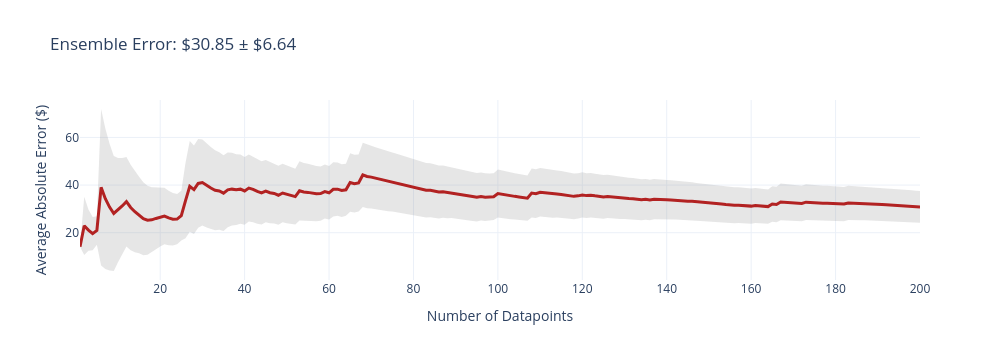
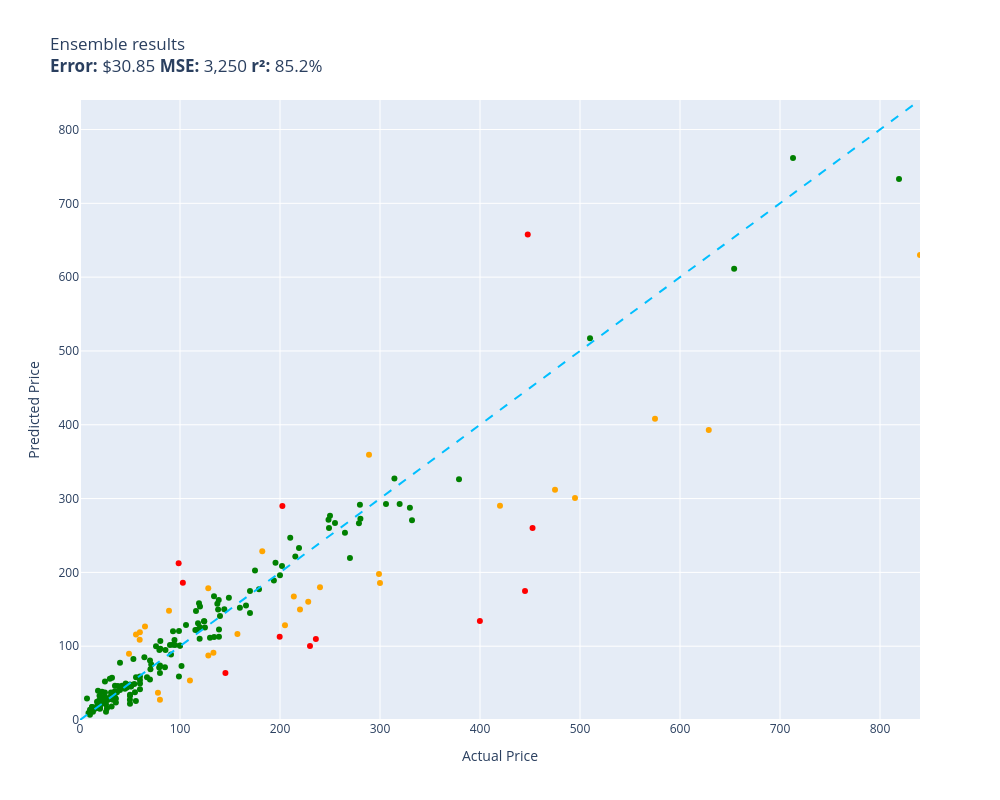

Write notebook code for charts like these, in order.
### Code cell
evaluate(ensemble, test)

### Figure 1 — Plotly figure (JSON) as saved in the notebook; plotly's stock layout.template omitted (floating-point values rounded to 4 significant figures; data arrays with more than 128 entries replaced by an {"elided": "..."} marker saying what was removed)
{"data": [{"fill": "toself", "fillcolor": "rgba(128,128,128,0.2)", "hoverinfo": "skip", "line": {"color": "rgba(255,255,255,0)"}, "name": "95% CI", "showlegend": false, "type": "scatter", "x": {"elided": "400 int values"}, "y": {"elided": "400 float values"}}, {"customdata": {"elided": "200x1 float values"}, "hovertemplate": "n=%{x}<br>Avg Error=$%{y:,.2f}<br>±95% CI=$%{customdata[0]:,.2f}<extra></extra>", "line": {"color": "firebrick", "width": 3}, "mode": "lines", "name": "Cumulative Avg Error", "type": "scatter", "x": {"elided": "200 int values"}, "y": {"elided": "200 float values"}}], "layout": {"height": 360, "showlegend": false, "title": {"text": "Ensemble Error: $30.85 ± $6.64"}, "width": 1000, "xaxis": {"title": {"text": "Number of Datapoints"}}, "yaxis": {"title": {"text": "Average Absolute Error ($)"}}}}

### Figure 2 — Plotly figure (JSON) as saved in the notebook; plotly's stock layout.template omitted (floating-point values rounded to 4 significant figures; data arrays with more than 128 entries replaced by an {"elided": "..."} marker saying what was removed)
{"data": [{"customdata": {"elided": "161x1 str values"}, "hovertemplate": "%{customdata[0]}<extra></extra>", "legendgroup": "green", "marker": {"color": "green", "size": 6, "symbol": "circle"}, "mode": "markers", "name": "green", "orientation": "v", "showlegend": true, "type": "scatter", "x": {"elided": "161 float values"}, "xaxis": "x", "y": {"elided": "161 float values"}, "yaxis": "y"}, {"customdata": [["RBC12-UPC Replacement Battery Cartridge ...\nGuess=$100.19 Actual=$229.99"], ["DEWALT 20V MAX* XR Impact Driver with Bl...\nGuess=$260.20 Actual=$452.53"], ["Aolemi Oil Rubbed Bronze Single Function...\nGuess=$212.35 Actual=$98.65"], ["JRready ST6313 DT Deutsch Connector Kit,...\nGuess=$112.88 Actual=$199.68"], ["Wenger City Upgrade Laptop Backpack with...\nGuess=$63.57 Actual=$145.42"], ["Evan-Fischer Front Bumper Cover Compatib...\nGuess=$289.98 Actual=$202.38"], ["Sumerain S1339CM Double Handle Widesprea...\nGuess=$109.60 Actual=$235.86"], ["Lighted Triangle Mirror Cabinet Bathroom...\nGuess=$174.90 Actual=$445.00"], ["Canon Sure Shot 90u 35mm Date Camera\nGuess=$133.96 Actual=$399.89"], ["GENUINE VOLVO THERMOSTAT (3.0, 3.2) S60 ...\nGuess=$186.04 Actual=$102.85"], ["Steering Wheel, Carbon Fiber Automotive ...\nGuess=$657.85 Actual=$447.74"]], "hovertemplate": "%{customdata[0]}<extra></extra>", "legendgroup": "red", "marker": {"color": "red", "size": 6, "symbol": "circle"}, "mode": "markers", "name": "red", "orientation": "v", "showlegend": true, "type": "scatter", "x": [230.0, 452.5, 98.65, 199.7, 145.4, 202.4, 235.9, 445.0, 399.9, 102.8, 447.7], "xaxis": "x", "y": [100.2, 260.2, 212.4, 112.9, 63.57, 290.0, 109.6, 174.9, 134.0, 186.0, 657.8], "yaxis": "y"}, {"customdata": [["Mini PC, Kinupute Desktop Computer E3-12...\nGuess=$300.71 Actual=$495.00"], ["Clementoni 39132.5 Jigsaw Puzzle 1,000 P...\nGuess=$27.53 Actual=$79.95"], ["Evergreen HSHB2005 Cylinder Head Gasket ...\nGuess=$108.74 Actual=$59.69"], ["Travelpro Platinum Elite Slim Business L...\nGuess=$167.43 Actual=$213.83"], ["Dakota Alert MURS Alert Probe Sensor - M...\nGuess=$149.84 Actual=$219.99"], ["KOHLER 18865-CP Filtered Water Faucet, P...\nGuess=$311.93 Actual=$475.00"], ["Webcem Solar Shed Light Outdoor Indoor, ...\nGuess=$37.04 Actual=$77.96"], ["Western Digital Enterprise RE4-GP 2TB SA...\nGuess=$53.50 Actual=$109.95"], ["Poison Spyder 10-08-020 Rocker Knocker\nGuess=$392.97 Actual=$628.76"], ["VLAND LED Smoked Taillights Compatible F...\nGuess=$179.87 Actual=$239.99"], ["ANZO USA 111207 GMC SIERRA 99-06 / YUKON...\nGuess=$228.48 Actual=$182.28"], ["Pioneer 2AM401-BN Two Handle Kitchen Fau...\nGuess=$160.35 Actual=$228.22"], ["Grey Pneumatic 1311SD Impact Socket Set\nGuess=$116.60 Actual=$157.43"], ["Walker Exhaust Ultra EPA 16478 Direct Fi...\nGuess=$408.01 Actual=$574.99"], ["Mikrotik RB3011UIAS-RM RouterBOARD 10xGi...\nGuess=$197.71 Actual=$299.00"], ["DuraGo 29515020 Front Hub Assembly\nGuess=$87.52 Actual=$128.34"], ["Linkloos Solar Street Lights Outdoor Wat...\nGuess=$115.87 Actual=$55.99"], ["CradlePoint Compact Broadband Router (CB...\nGuess=$147.93 Actual=$89.00"], ["Hp Pavilion P7-1257c Motherboard Aahd3-h...\nGuess=$119.02 Actual=$59.86"], ["UPR Mach 1 Chin Spoiler Fits 94-98 Musta...\nGuess=$126.76 Actual=$64.99"], ["SP Air Corporation SP-8102BU 1/4-Inch He...\nGuess=$128.24 Actual=$204.99"], ["ROHL WSGUM3018WH Wire Sink Grids, White\nGuess=$178.42 Actual=$128.28"], ["A-Premium Front Suspension Steering Knuc...\nGuess=$89.60 Actual=$48.99"], ["Audio Techinca ATW-T1002 System 10 Handh...\nGuess=$359.40 Actual=$289.00"], ["Dell XPS 13 9343-2727SLV 13.3\" Full HD S...\nGuess=$629.99 Actual=$839.99"], ["Pacific Drums PDCM1618TTRB 16 x 18 Inche...\nGuess=$290.19 Actual=$419.99"], ["HP Laserjet 2100 Laser Printer W/Test Pr...\nGuess=$185.75 Actual=$299.98"], ["Targus CityGear Durable Backpack, Black,...\nGuess=$91.01 Actual=$133.43"]], "hovertemplate": "%{customdata[0]}<extra></extra>", "legendgroup": "orange", "marker": {"color": "orange", "size": 6, "symbol": "circle"}, "mode": "markers", "name": "orange", "orientation": "v", "showlegend": true, "type": "scatter", "x": [495.0, 79.95, 59.69, 213.8, 220.0, 475.0, 77.96, 110.0, 628.8, 240.0, 182.3, 228.2, 157.4, 575.0, 299.0, 128.3, 55.99, 89.0, 59.86, 64.99, 205.0, 128.3, 48.99, 289.0, 840.0, 420.0, 300.0, 133.4], "xaxis": "x", "y": [300.7, 27.53, 108.7, 167.4, 149.8, 311.9, 37.04, 53.5, 393.0, 179.9, 228.5, 160.3, 116.6, 408.0, 197.7, 87.52, 115.9, 147.9, 119.0, 126.8, 128.2, 178.4, 89.6, 359.4, 630.0, 290.2, 185.8, 91.01], "yaxis": "y"}, {"hoverinfo": "skip", "line": {"color": "deepskyblue", "dash": "dash", "width": 2}, "mode": "lines", "name": "y = x", "showlegend": false, "type": "scatter", "x": [0, 840.0], "y": [0, 840.0]}], "layout": {"height": 800, "legend": {"title": {"text": "color"}, "tracegroupgap": 0}, "showlegend": false, "title": {"text": "Ensemble results<br><b>Error:</b> $30.85 <b>MSE:</b> 3,250 <b>r²:</b> 85.2%"}, "width": 1000, "xaxis": {"anchor": "y", "domain": [0, 1], "range": [0, 840.0], "title": {"text": "Actual Price"}}, "yaxis": {"anchor": "x", "domain": [0, 1], "range": [0, 840.0], "title": {"text": "Predicted Price"}}}}
